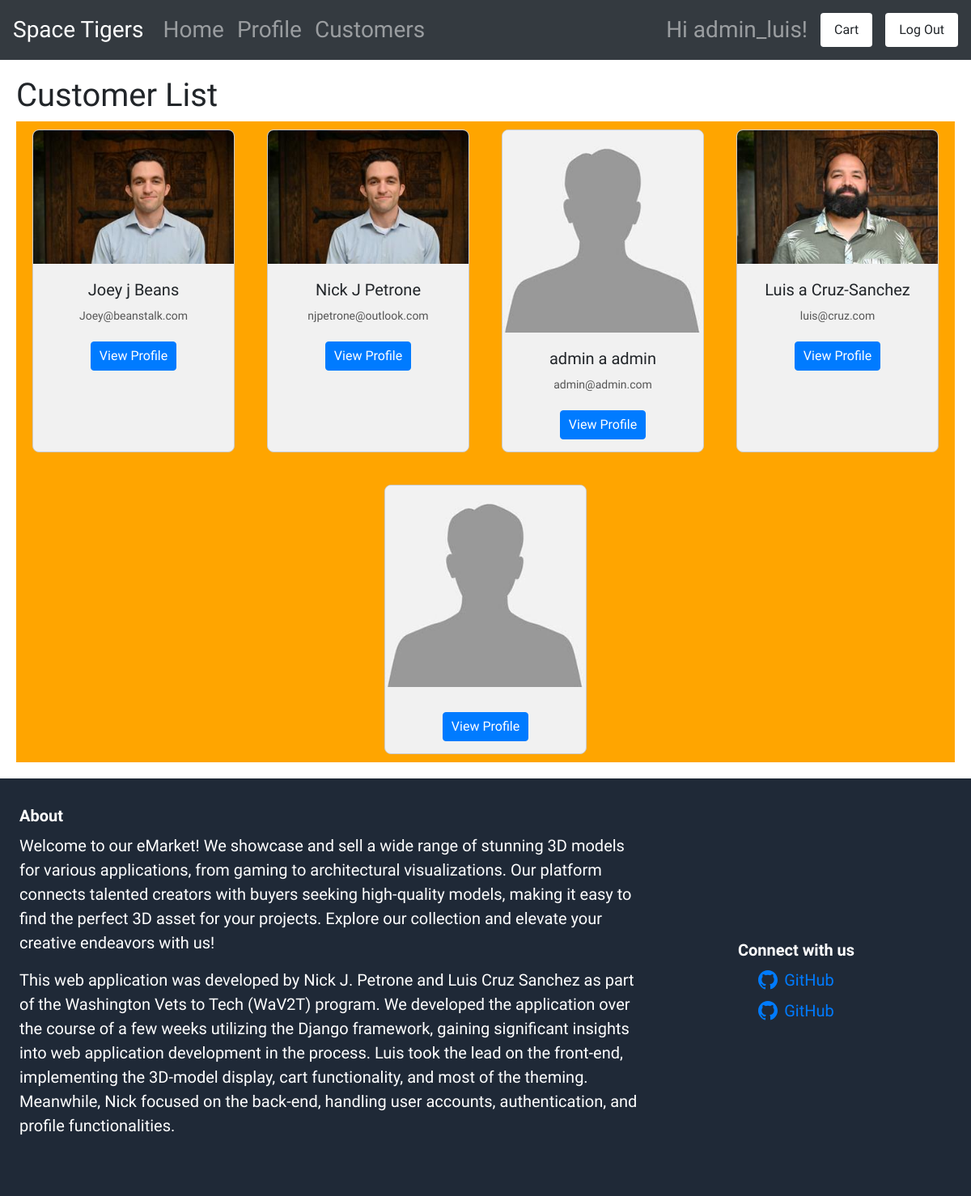
The page /accounts/customers/ (signed in) on the database as committed earlier.
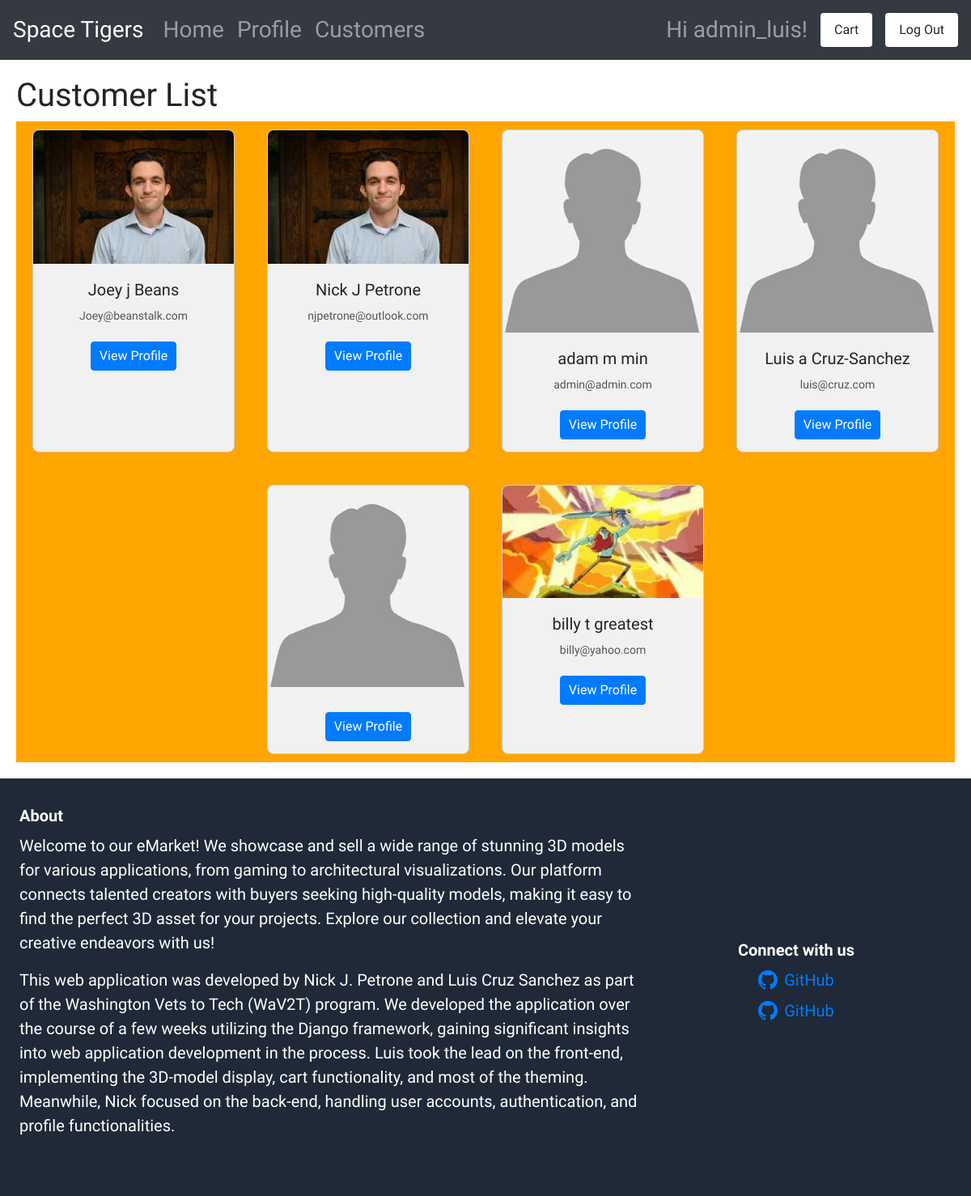
The same page on the database as committed later.
### accounts/models.py (models this page shows, shortened)
class Profile(models.Model):
    user = models.OneToOneField(User, on_delete=models.CASCADE)
    avatar = models.ImageField(default='avatar.jpg', upload_to='media/', blank=True, null=True)
    first_name = models.CharField(max_length=100)
    last_name = models.CharField(max_length=100)
    mi = models.CharField(max_length=1)
    email = models.EmailField()
    phone = models.CharField(max_length=15)

### accounts/views.py (the view)
# urls.py: path('customers/', CustomerListView.as_view(), name='customers'),
class CustomerListView(LoginRequiredMixin, View):
    def get(self, request):
        profiles = Profile.objects.all()  # Query the Profile model
        context = {
            'profiles': profiles
        }
        return render(request, 'accounts/customers.html', context)

### templates/accounts/customers.html (shortened to what this page needs)
{% extends 'base.html' %}
{% block content %}
<h1>Customer List</h1>
<div class="flex-container">
  {% for profile in profiles %}
    <div class="card">
      <img class="card-img-top" src="{{ profile.avatar.url }}" alt="Card image cap">
      <div class="card-body">
        <h5 class="card-title">{{ profile.first_name }} {{ profile.mi }} {{ profile.last_name }}</h5>
        <p class="card-text">{{ profile.email }}</p>
        <a href="{% url 'profile2' profile.user.id %}" class="btn btn-primary">View Profile</a>
      </div>
    </div>
  {% endfor %}
</div>
{% endblock %}

### templates/base.html (shortened to what this page needs)
<!DOCTYPE html>
<html>
<head>
    <link href="https://cdn.jsdelivr.net/npm/tailwindcss@2.2.19/dist/tailwind.min.css" rel="stylesheet">
    <link href="https://stackpath.bootstrapcdn.com/bootstrap/4.5.2/css/bootstrap.min.css" rel="stylesheet">
</head>
<body>
    <nav class="navbar navbar-expand-lg navbar-dark bg-dark">
        <a class="navbar-brand" href="#">Space Tigers</a>
        <div class="collapse navbar-collapse" id="navbarNav">
            <div class="navbar-nav">
                <a class="nav-item nav-link" href="{% url 'index' %}">Home</a>
                {% if user.is_authenticated %}
                <a class="nav-item nav-link" href="{% url 'profile' %}">Profile</a>
                {% endif %}
                {% if user.is_authenticated and user.is_staff %}
                <a class="nav-item nav-link" href="{% url 'customers' %}">Customers</a>
                {% endif %}
            </div>
            <div class="navbar-nav ml-lg-auto d-flex flex-column flex-lg-row align-items-start align-items-lg-center">
                {% if user.is_authenticated %}
                <span class="navbar-text mb-2 mb-lg-0 mr-lg-3">Hi {{ user.username }}!</span>
                <a href="{% url 'cart:cart_detail' %}" class="btn px-3 py-2 font-semibold bg-white text-black rounded-xl hover:bg-gray-200 mb-2 mb-lg-0 mr-lg-3">
                    Cart
                </a>
                <form class="form-inline" action="{% url 'logout' %}" method="post">
                    <button class="btn px-3 py-2 font-semibold bg-white text-black rounded-xl hover:bg-gray-200" type="submit">Log Out</button>
                </form>
                {% endif %}
            </div>
        </div>
    </nav>
    <div class="content">
        {% block content %}{% endblock %}
    </div>
    <footer class="bg-gray-800 text-white py-8 px-4">
        <div class="flex flex-col md:flex-row md:justify-between">
            <div class="w-full md:w-2/3 mb-6">
                <h4 class="text-xl font-semibold mb-2">About</h4>
                <p>Welcome to our eMarket! We showcase and sell a wide range of stunning 3D models for various applications, from gaming to architectural visualizations. Our platform connects talented creators with buyers seeking high-quality models, making it easy to find the perfect 3D asset for your projects. Explore our collection and elevate your creative endeavors with us!</p>
                <p>This web application was developed by Nick J. Petrone and Luis Cruz Sanchez as part of the Washington Vets to Tech (WaV2T) program. We developed the application over the course of a few weeks utilizing the Django framework, gaining significant insights into web application development in the process.
                    Luis took the lead on the front-end, implementing the 3D-model display, cart functionality, and most of the theming. Meanwhile, Nick focused on the back-end, handling user accounts, authentication, and profile functionalities.</p>
            </div>
            <div class="w-full md:w-1/3 flex flex-col md:items-center md:justify-center">
                <h4 class="text-xl font-semibold mb-2">Connect with us</h4>
                <ul class="space-y-2">
                    <li>
                        <a href="https://github.com/NJSP" target="_blank" class="flex items-center space-x-2 hover:text-gray-300">
                            <span>GitHub</span>
                        </a>
                    </li>
                    <li>
                        <a href="https://github.com/Crupercio" target="_blank" class="flex items-center space-x-2 hover:text-gray-300">
                            <span>GitHub</span>
                        </a>
                    </li>
                </ul>
            </div>
        </div>
    </footer>
</body>
</html>

### templates/base.html (style rules this page uses)
body { font-family: 'Amatic SC', sans-serif; font-size: 20px; }
.navbar-nav, .navbar-brand { font-size: 28px; }
.content { font-size: 20px; line-height: 1.6; }
nav { background-color: #333; overflow: hidden; }
.content { padding: 20px; }

### templates/accounts/customers.html (style rules this page uses)
.flex-container { display: flex; flex-wrap: wrap; gap: 20px; justify-content: center; background-color: orange; }
.card { background-color: #f1f1f1; width: 250px; margin: 10px; text-align: center; line-height: 1.5; font-size: 16px; border: 1px solid #ccc; border-radius: 8px; overflow: hidden; }
.card img { width: 100%; height: auto; }
.card-body { padding: 10px; }
.card-title { font-size: 20px; margin: 10px 0; }
.card-text { font-size: 14px; color: #555; }
.card a { display: inline-block; margin: 5px; padding: 5px 10px; background-color: #007bff; color: white; text-decoration: none; border-radius: 4px; }

Rows that differ between the two databases and show on the page:
changed Profile "admin@admin.com": first_name "admin" → "adam"; mi "a" → "m"; last_name "admin" → "min"
changed Profile "Luis": avatar: picture removed, a placeholder shows
added Profile: avatar (picture), first_name "billy", mi "t", last_name "greatest", email "billy@yahoo.com"
